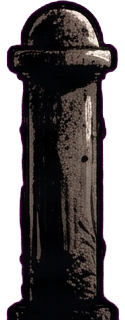
#> input picture art/fore/bollard.png, 125 x 320 px, given in place of 318.jpg, which was not available
$ python dream_post.py
#> lines starting #> are read from the running program, lines starting #| are printed output that depends on the picture
"""THE DREAM's burning posts in the foreground (user 18. 11.: "they must come from the bottom of the screen, never seen
to start in the middle of nothing"): art_src 318 (Gemini, the charred post on flat green, running out of the top and
bottom of the picture) -> art/fore/dream_post.png, cut to the post's own width, rows kept whole top to bottom."""
import os
import numpy as np
from PIL import Image
from scipy import ndimage
from paths import SRC
OUT = os.path.join(os.path.dirname(os.path.abspath(__file__)), "..", "art", "fore", "dream_post.png")
a = np.asarray(Image.open(SRC + "318.jpg").convert("RGB")).astype(float)
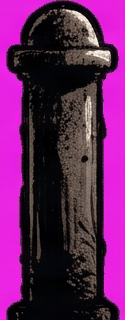
#> a: shape (320, 125, 3) float64; mean R, G, B 100.5, 32.9, 93.6
r, g, b = a[..., 0], a[..., 1], a[..., 2]
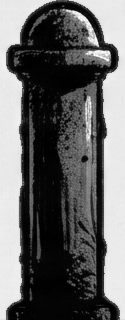
#> r: shape (320, 125) float64; min 0, max 255, mean 100.5
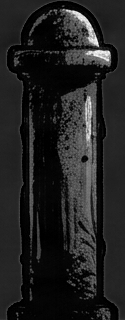
#> g: shape (320, 125) float64; min 0, max 253, mean 32.9
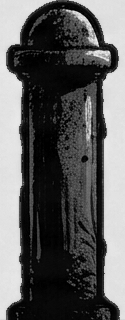
#> b: shape (320, 125) float64; min 0, max 245, mean 93.6
green = (g > 150) & (g > r + 60) & (g > b + 60)
#> green: shape (320, 125) bool; every value is 0
a[..., 1] = np.minimum(a[..., 1], np.maximum(a[..., 0], a[..., 2]) + 12)   # no green fringe
alpha = ndimage.gaussian_filter((~green).astype(float), 0.8)
#> alpha: shape (320, 125) float64; every value is 1
cols = np.where((~green).mean(0) > 0.02)[0]
#> cols = 125 values from 0 to 124
x0, x1 = max(0, cols.min() - 4), min(a.shape[1], cols.max() + 5)
#> x0 = 0; x1 = 125
im = Image.fromarray(np.dstack([a, alpha * 255]).astype(np.uint8)[:, x0:x1])
im = im.resize((im.width * 1400 // im.height, 1400), Image.LANCZOS)   # (it is shown out of focus: no need for more)
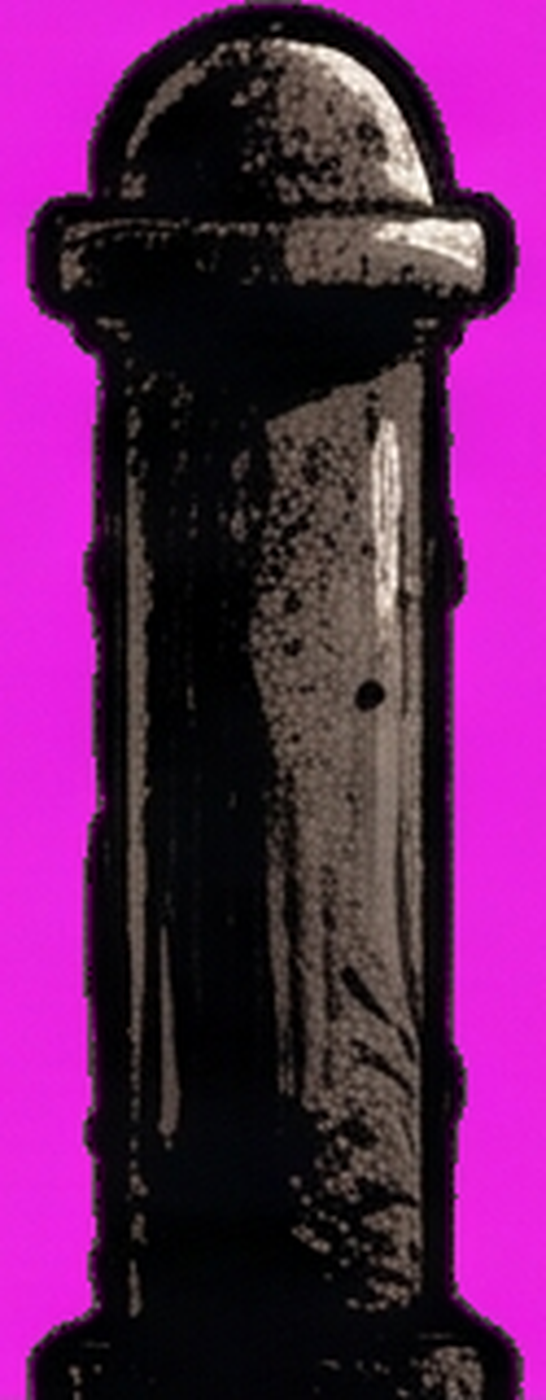
#> im: PIL image 546x1400 RGBA; mean R, G, B, A 100.5, 33, 93.6, 255
im.save(OUT)
print("dream_post", im.size)
#| dream_post (546, 1400)

$ run again, on art/fore/car.png
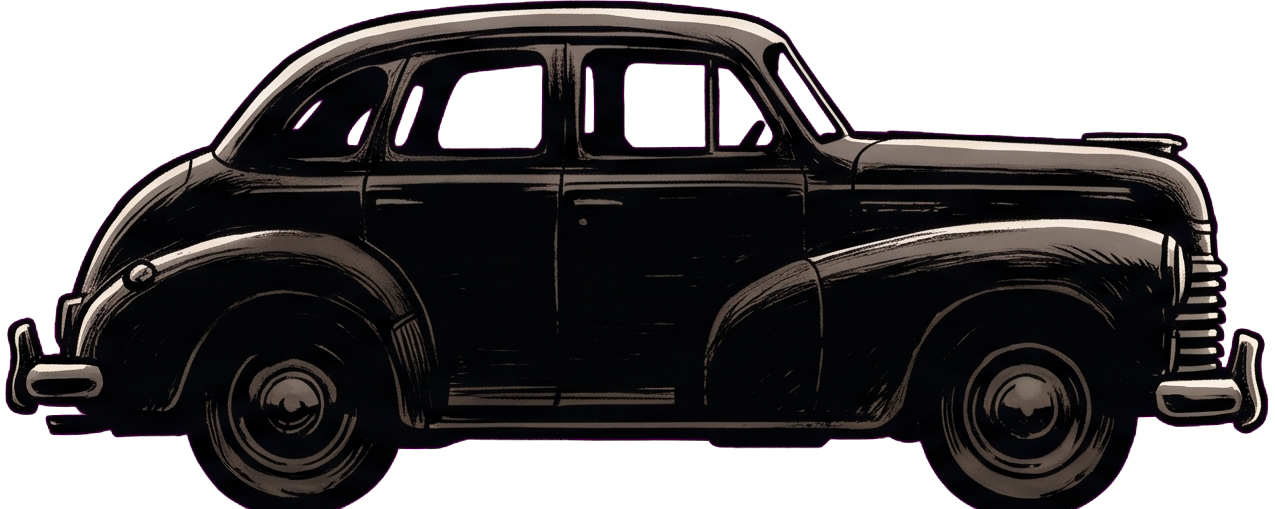
#> input picture art/fore/car.png, 1275 x 509 px, given in place of 318.jpg, which was not available
#> `r, g, b = a[..., 0], a[..., 1], a[..., 2]`:
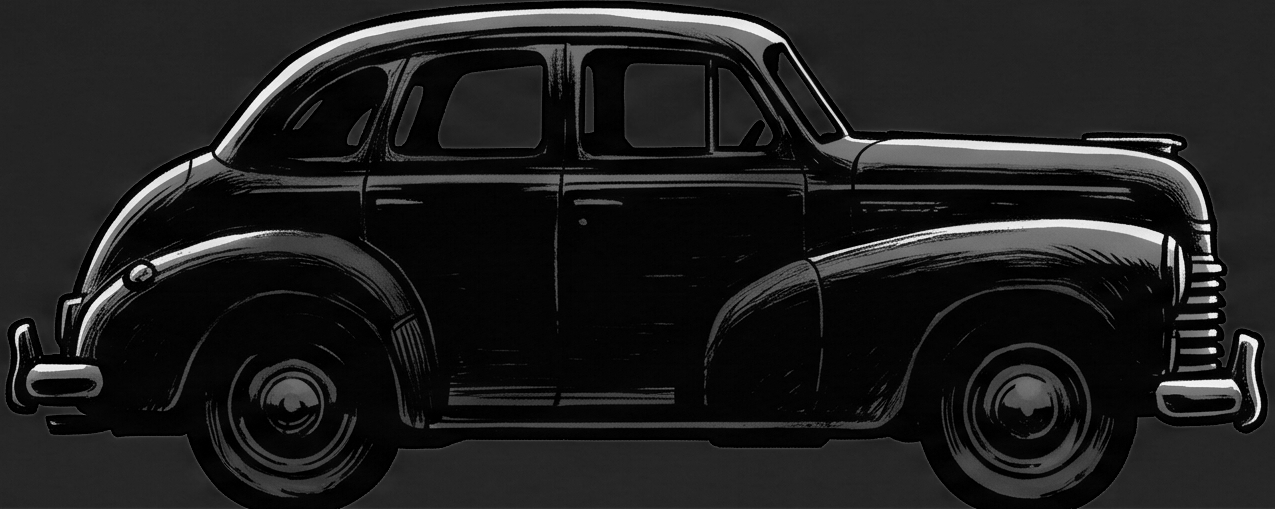
#> g: shape (509, 1275) float64; min 0, max 254, mean 30.9
#> `r, g, b = a[..., 0], a[..., 1], a[..., 2]`:
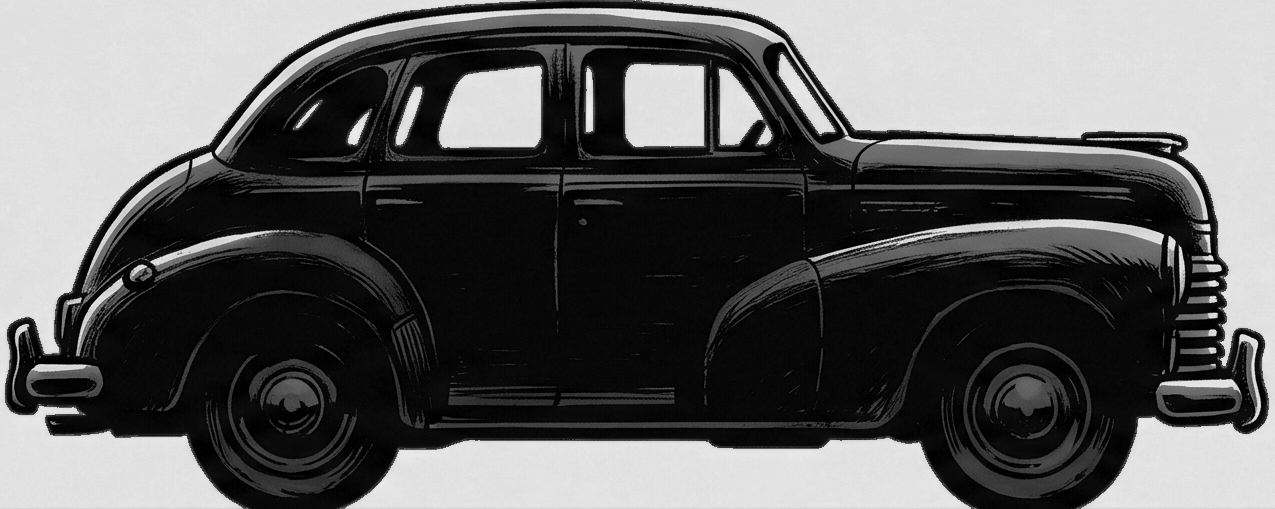
#> b: shape (509, 1275) float64; min 0, max 248, mean 96.3
#> green: shape (509, 1275) bool; every value is 0
#> alpha: shape (509, 1275) float64; every value is 1
#> cols = 1275 values from 0 to 1274
#> x0 = 0; x1 = 1275
#| dream_post (3506, 1400)

$ run again, on art/fore/hydrant.png
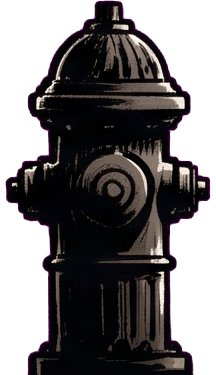
#> input picture art/fore/hydrant.png, 216 x 375 px, given in place of 318.jpg, which was not available
#> `r, g, b = a[..., 0], a[..., 1], a[..., 2]`:
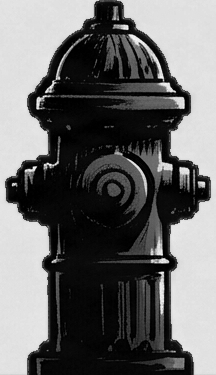
#> b: shape (375, 216) float64; min 0, max 247, mean 105.1
#> green: shape (375, 216) bool; every value is 0
#> alpha: shape (375, 216) float64; every value is 1
#> cols = 216 values from 0 to 215
#> x0 = 0; x1 = 216
#> `im = im.resize((im.width * 1400 // im.height, 1400), Image.LANCZOS)`:
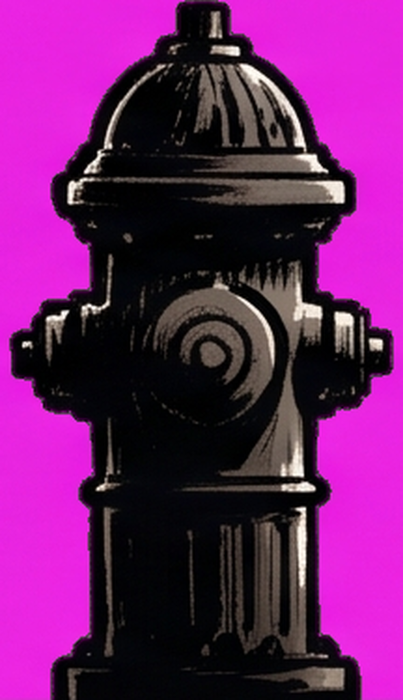
#> im: PIL image 806x1400 RGBA (shown at 1/2 size); mean R, G, B, A 110.7, 31, 105.1, 255
#| dream_post (806, 1400)
